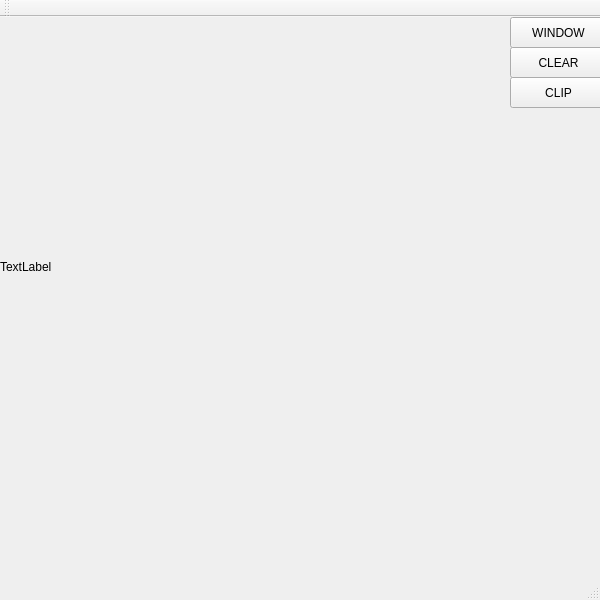
<?xml version="1.0" encoding="UTF-8"?>
<ui version="4.0">
 <class>MainWindow</class>
 <widget class="QMainWindow" name="MainWindow">
  <property name="geometry">
   <rect>
    <x>0</x>
    <y>0</y>
    <width>600</width>
    <height>600</height>
   </rect>
  </property>
  <property name="windowTitle">
   <string>MainWindow</string>
  </property>
  <widget class="QWidget" name="centralWidget">
   <widget class="QLabel" name="label">
    <property name="geometry">
     <rect>
      <x>0</x>
      <y>0</y>
      <width>500</width>
      <height>500</height>
     </rect>
    </property>
    <property name="text">
     <string>TextLabel</string>
    </property>
   </widget>
   <widget class="QPushButton" name="pushButton">
    <property name="geometry">
     <rect>
      <x>510</x>
      <y>0</y>
      <width>97</width>
      <height>31</height>
     </rect>
    </property>
    <property name="text">
     <string>WINDOW</string>
    </property>
   </widget>
   <widget class="QPushButton" name="pushButton_2">
    <property name="geometry">
     <rect>
      <x>510</x>
      <y>60</y>
      <width>97</width>
      <height>31</height>
     </rect>
    </property>
    <property name="text">
     <string>CLIP</string>
    </property>
   </widget>
   <widget class="QPushButton" name="pushButton_3">
    <property name="geometry">
     <rect>
      <x>510</x>
      <y>30</y>
      <width>97</width>
      <height>31</height>
     </rect>
    </property>
    <property name="text">
     <string>CLEAR</string>
    </property>
   </widget>
  </widget>
  <widget class="QMenuBar" name="menuBar">
   <property name="geometry">
    <rect>
     <x>0</x>
     <y>0</y>
     <width>600</width>
     <height>27</height>
    </rect>
   </property>
  </widget>
  <widget class="QToolBar" name="mainToolBar">
   <attribute name="toolBarArea">
    <enum>TopToolBarArea</enum>
   </attribute>
   <attribute name="toolBarBreak">
    <bool>false</bool>
   </attribute>
  </widget>
  <widget class="QStatusBar" name="statusBar"/>
 </widget>
 <layoutdefault spacing="6" margin="11"/>
 <resources/>
 <connections/>
</ui>
